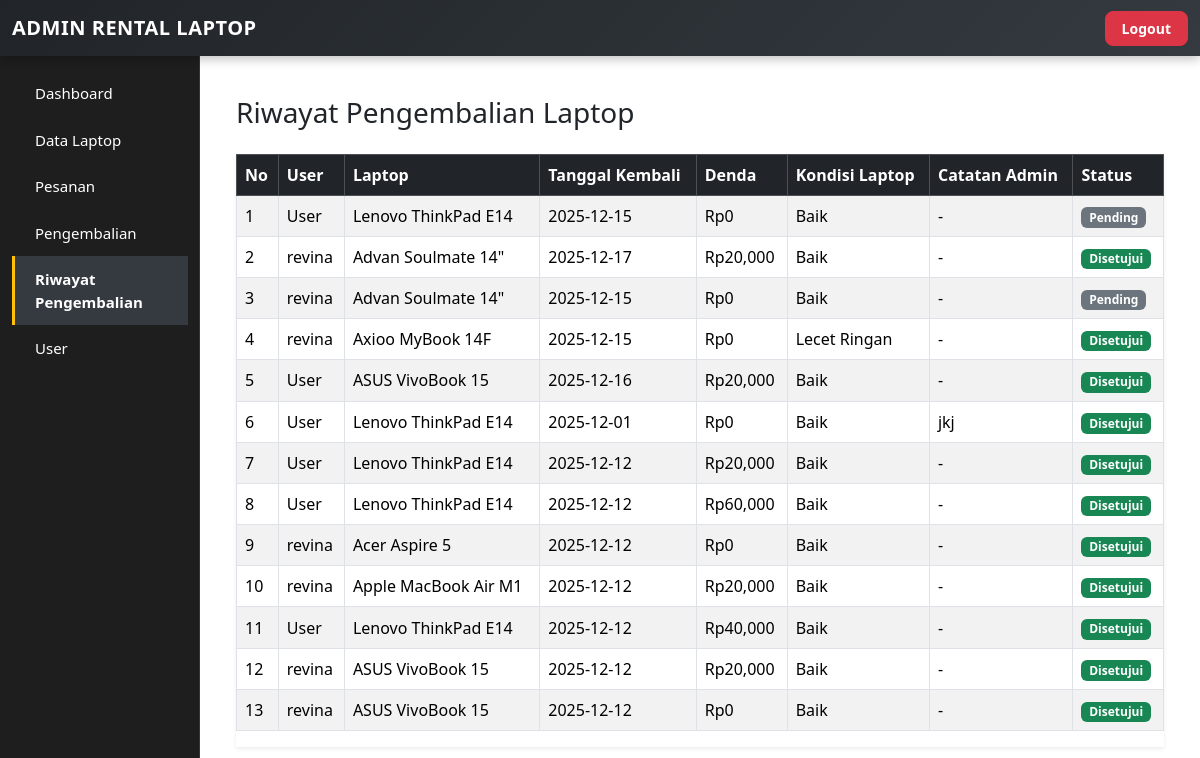
Page /admin/riwayat_pengembalian.php (signed in) on the committed database.
### tables this page shows
CREATE TABLE `tb_pengembalian` (
  `id_pengembalian` int NOT NULL AUTO_INCREMENT,
  `id_pesanan` int NOT NULL,
  `tanggal_kembali` date NOT NULL,
  `denda` int DEFAULT '0',
  `kondisi_laptop` varchar(100) DEFAULT 'Baik',
  `catatan_admin` text,
  `status` enum('Pending','Disetujui','Ditolak') NOT NULL DEFAULT 'Pending',
  PRIMARY KEY (`id_pengembalian`),
  KEY `id_pesanan` (`id_pesanan`),
  CONSTRAINT `tb_pengembalian_ibfk_1` FOREIGN KEY (`id_pesanan`) REFERENCES `tb_pesanan` (`id_pesanan`)
);

CREATE TABLE `tb_user` (
  `id_user` int NOT NULL AUTO_INCREMENT,
  `nama` varchar(100) NOT NULL,
  `email` varchar(100) NOT NULL,
  `password` varchar(100) NOT NULL,
  `role` enum('user','admin') NOT NULL,
  PRIMARY KEY (`id_user`)
);

CREATE TABLE `tb_laptop` (
  `id_laptop` int NOT NULL AUTO_INCREMENT,
  `nama` varchar(100) NOT NULL,
  `foto` varchar(255) DEFAULT NULL,
  `spesifikasi` text NOT NULL,
  `harga_per_hari` int DEFAULT NULL,
  `stok` int NOT NULL,
  `status` enum('Tersedia','Disewa') NOT NULL,
  `harga` int NOT NULL,
  PRIMARY KEY (`id_laptop`)
);

### admin/riwayat_pengembalian.php (the view, shortened to what this page needs)
<?php
require "../config/database.php";
$sql = "
    SELECT
        k.id_pengembalian,
        k.tanggal_kembali,
        k.denda,
        k.kondisi_laptop,
        k.catatan_admin,
        k.status,
        u.nama AS nama_user,
        l.nama AS nama_laptop
    FROM tb_pengembalian k
    JOIN tb_pesanan p ON k.id_pesanan = p.id_pesanan
    JOIN tb_user u ON p.id_user = u.id_user
    JOIN tb_laptop l ON p.id_laptop = l.id_laptop
    ORDER BY k.id_pengembalian DESC
";
$data = $conn->query($sql);
?>
<!DOCTYPE html>
<html lang="id">
<head>
    <link href="https://cdn.jsdelivr.net/npm/bootstrap@5.3.2/dist/css/bootstrap.min.css" rel="stylesheet">
</head>
<body>
<?php require "../assets/header.php"; ?>
<div class="container mt-5">
    <h3 class="mb-4">Riwayat Pengembalian Laptop</h3>
    <div class="table-responsive shadow-sm">
        <table class="table table-bordered table-striped align-middle">
            <thead class="table-dark">
                <tr>
                    <th>No</th>
                    <th>User</th>
                    <th>Laptop</th>
                    <th>Tanggal Kembali</th>
                    <th>Denda</th>
                    <th>Kondisi Laptop</th>
                    <th>Catatan Admin</th>
                    <th>Status</th>
                </tr>
            </thead>
            <tbody>
            <?php
            $no = 1;
            if ($data->num_rows == 0): ?>
                <tr>
                    <td colspan="8" class="text-center py-4 text-muted">
                        Belum ada riwayat pengembalian.
                    </td>
                </tr>
            <?php else: ?>
                <?php foreach ($data as $k): ?>
                <tr>
                    <td><?= $no++; ?></td>
                    <td><?= $k['nama_user']; ?></td>
                    <td><?= $k['nama_laptop']; ?></td>
                    <td><?= $k['tanggal_kembali']; ?></td>
                    <td>Rp<?= number_format($k['denda']); ?></td>
                    <td><?= $k['kondisi_laptop']; ?></td>
                    <td><?= $k['catatan_admin'] ?: '-'; ?></td>
                    <td>
                        <?php if ($k['status'] == 'Disetujui'): ?>
                            <span class="badge bg-success">Disetujui</span>
                        <?php elseif ($k['status'] == 'Ditolak'): ?>
                            <span class="badge bg-danger">Ditolak</span>
                        <?php else: ?>
                            <span class="badge bg-secondary"><?= $k['status']; ?></span>
                        <?php endif; ?>
                    </td>
                </tr>
                <?php endforeach; ?>
            <?php endif; ?>
            </tbody>
        </table>
    </div>
</div>
</body>
</html>

### rows in the picture
tb_pengembalian: tb_user.nama "User", tb_laptop.nama "Lenovo ThinkPad E14", tanggal_kembali "2025-12-15", denda "0", kondisi_laptop "Baik", catatan_admin "-", status "Pending"
tb_pengembalian: tb_user.nama "revina", tb_laptop.nama "Advan Soulmate 14\"", tanggal_kembali "2025-12-17", denda "20,000", kondisi_laptop "Baik", catatan_admin "-", status "Disetujui"
tb_pengembalian: tb_user.nama "revina", tb_laptop.nama "Advan Soulmate 14\"", tanggal_kembali "2025-12-15", denda "0", kondisi_laptop "Baik", catatan_admin "-", status "Pending"
tb_pengembalian: tb_user.nama "revina", tb_laptop.nama "Axioo MyBook 14F", tanggal_kembali "2025-12-15", denda "0", kondisi_laptop "Lecet Ringan", catatan_admin "-", status "Disetujui"
tb_pengembalian: tb_user.nama "User", tb_laptop.nama "ASUS VivoBook 15", tanggal_kembali "2025-12-16", denda "20,000", kondisi_laptop "Baik", catatan_admin "-", status "Disetujui"
tb_pengembalian: tb_user.nama "User", tb_laptop.nama "Lenovo ThinkPad E14", tanggal_kembali "2025-12-01", denda "0", kondisi_laptop "Baik", catatan_admin "jkj", status "Disetujui"
tb_pengembalian: tb_user.nama "User", tb_laptop.nama "Lenovo ThinkPad E14", tanggal_kembali "2025-12-12", denda "20,000", kondisi_laptop "Baik", catatan_admin "-", status "Disetujui"
tb_pengembalian: tb_user.nama "User", tb_laptop.nama "Lenovo ThinkPad E14", tanggal_kembali "2025-12-12", denda "60,000", kondisi_laptop "Baik", catatan_admin "-", status "Disetujui"
tb_pengembalian: tb_user.nama "revina", tb_laptop.nama "Acer Aspire 5", tanggal_kembali "2025-12-12", denda "0", kondisi_laptop "Baik", catatan_admin "-", status "Disetujui"
tb_pengembalian: tb_user.nama "revina", tb_laptop.nama "Apple MacBook Air M1", tanggal_kembali "2025-12-12", denda "20,000", kondisi_laptop "Baik", catatan_admin "-", status "Disetujui"
tb_pengembalian: tb_user.nama "User", tb_laptop.nama "Lenovo ThinkPad E14", tanggal_kembali "2025-12-12", denda "40,000", kondisi_laptop "Baik", catatan_admin "-", status "Disetujui"
tb_pengembalian: tb_user.nama "revina", tb_laptop.nama "ASUS VivoBook 15", tanggal_kembali "2025-12-12", denda "20,000", kondisi_laptop "Baik", catatan_admin "-", status "Disetujui"
tb_pengembalian: tb_user.nama "revina", tb_laptop.nama "ASUS VivoBook 15", tanggal_kembali "2025-12-12", denda "0", kondisi_laptop "Baik", catatan_admin "-", status "Disetujui"
